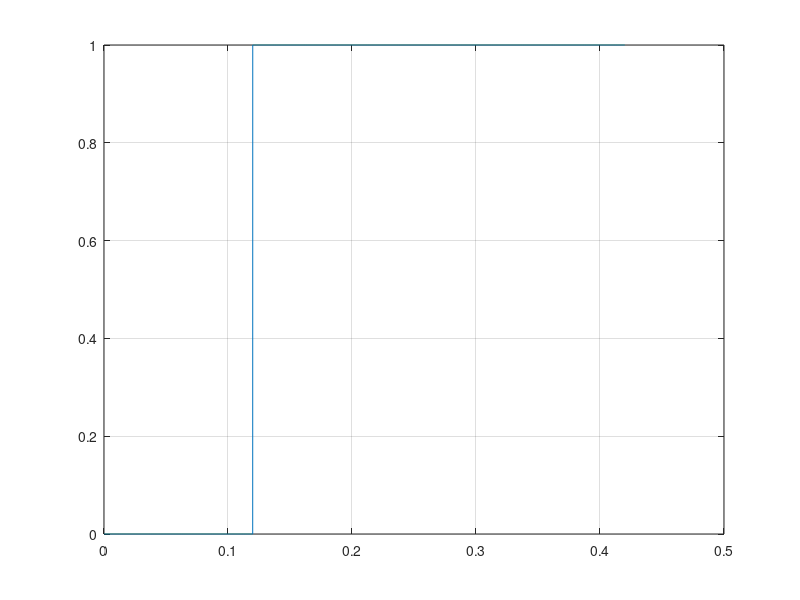

The MATLAB source for this figure: (Note: this script raises an error after producing the figure.)
clear, clc

Ts = 40e-6;
dry_run = false;
saveon = true;

step_amp = 1;
step_start_idx = 3000;
step_end_idx = 10500;
u = zeros(step_end_idx, 1);
u(step_start_idx) = step_amp;
u_vec = cumsum(u);

t_vec = (0:length(u_vec)-1)'*Ts;
figure(1); clf
plot(t_vec, u_vec);
grid on


dry_run = false;
reset_piezo('t1', 15, 't_final', 25, 'umax', 9, 'k1', 0.55,...
  'verbose', true, 'dry_run', dry_run)

if ~dry_run
  clear vi;
  vipath_reset = 'C:\Users\arnold\Documents\MATLAB\afm_mpc_journal\labview\reset_piezo.vi';
      [e, vi] = setupVI(vipath_reset, 'Abort', 0,...
    'umax', 9, 'TsTicks', 1600, 'u_in', u_vec);
  vi.Run;
  stage_dat = vi.GetControlValue('stage_data_out');

  u_exp = stage_dat(:,1);
  y_exp = stage_dat(:,2); % - dat(1,2);
  t_exp = (0:length(u_exp)-1)'*Ts;

  figure(201); clf
  hold on, grid on
  plot(t_exp, u_exp)
  plot(t_exp, y_exp - y_exp(1))
  
  if saveon
    driftData.t_exp = t_exp;
    driftData.u_exp = u_exp;
    driftData.y_exp = y_exp;
    save(fullfile(PATHS.sysid, 'hysteresis','driftID_data_06-05-2018_01_amp_1p0.mat'), 'driftData')
  end
end


ms = 1e3;
